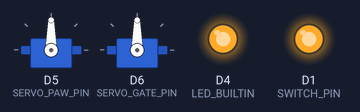
Simulated run of this sketch. Board: ESP8266 (NodeMCU). Shown: 2 × servo, output pins drawn as LEDs (lit = HIGH, except the on-board LED, lit = LOW). WiFi joins after 1.5 s; servers stay silent unless stated.

Above: at 4.1 s.
At 5.1 s:
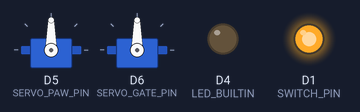
Timing chart, 0 to 6.6 s (numbered marks = the images above):
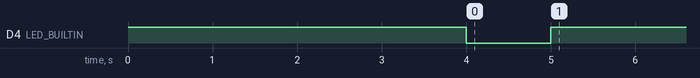

The sketch:

KaamBox.ino
```cpp
#include <Arduino.h>
#include <Servo.h>

#include <ESP8266WiFi.h>
#include <ESP8266HTTPClient.h>

// WiFi constants
const char *WIFI_SSID = "...";
const char *WIFI_PASSWORD = "...";
const int WIFI_RETRY_DELAY = 1000;

// Switch constants
const int SWITCH_PIN = D1;

// Servo constants
const int SERVO_PAW_PIN = D5;
const int SERVO_GATE_PIN = D6;
const int SERVO_MOVE_DELAY = 1000;

// Audio constants
const char *AUDIO_URL = "...";
const int AUDIO_BUFFER_SIZE = 2048;

// Servo globals
Servo servo_paw;
Servo servo_gate;

/**
 * Setup method called when a RESET signal is sent to the ESP.
 * Initialize components mode and default state and establish WiFi connection.
 */
void setup() {
  setup_led();
  setup_switch();
  setup_servo();

  reset();

  wifi_connect();
}

/**
 * Setup LED mode.
 */
void setup_led() {
  pinMode(LED_BUILTIN, OUTPUT);
}

/**
 * Setup switch mode.
 */
void setup_switch() {
  pinMode(SWITCH_PIN, INPUT);
  pinMode(SWITCH_PIN, OUTPUT);
}

/**
 * Attach each servo to its respective pin.
 */
void setup_servo() {
  servo_paw.attach(SERVO_PAW_PIN);
  servo_gate.attach(SERVO_GATE_PIN);
}

/**
 * Reset components to their default state.
 */
void reset() {
  reset_led();
  reset_switch();
  reset_servo();
}

/**
 * Reset LED state.
 */
void reset_led() {
  digitalWrite(LED_BUILTIN, HIGH);
}

/**
 * Reset switch state.
 */
void reset_switch() {
  digitalWrite(SWITCH_PIN, HIGH);
}

/**
 * Reset each servo state to their nominal position.
 */
void reset_servo() {
  servo_move(servo_paw, 0);
  servo_move(servo_gate, 0);
}

/**
 * Initialize the WiFi connection using the provided SSID and password.
 * This method call may hang forever waiting for the WiFi connection to be established.
 */
void wifi_connect() {
  WiFi.disconnect();
  WiFi.softAPdisconnect(true);
  WiFi.mode(WIFI_STA);

  WiFi.begin(WIFI_SSID, WIFI_PASSWORD);

  while(WiFi.status() != WL_CONNECTED) {
    delay(WIFI_RETRY_DELAY);
  }

  enable_led();
  delay(1000);
  disable_led();
}

/**
 * Make an HTTP request to the daemon to play a random sound.
 */
void audio_send_play_request() {
  HTTPClient http;

  http.begin(AUDIO_URL);
  http.GET();
  http.end();
}

/**
 * Enable the builtin LED.
 */
void enable_led() {
  digitalWrite(LED_BUILTIN, LOW);
}

/**
 * Disable the builtin LED.
 */
void disable_led() {
  digitalWrite(LED_BUILTIN, HIGH);
}

/**
 * Move the servo to the specified position in degrees.
 */
void servo_move(Servo servo, int new_position) {
  servo.write(new_position);
  delay(SERVO_MOVE_DELAY);
}

/**
 * Open the KaamBox gate.
 */
void open_gate() {
  servo_move(servo_gate, 65);
}

/**
 * Close the KaamBox gate.
 */
void close_gate() {
  servo_move(servo_gate, 0);
}

/**
 * Toggle down the KaamBox switch.
 */
void toggle_down_switch() {
  servo_move(servo_paw, 160);
  servo_move(servo_paw, 0);
}

/**
 * Perform all servo actions in order.
 */
void perform_actions() {
  open_gate();
  audio_send_play_request();
  toggle_down_switch();
  close_gate();
}

/**
 * Returns `true` if the switch is toggled; returns `false` otherwise.
 */
boolean is_switch_enabled() {
  int switch_state = digitalRead(SWITCH_PIN);
  return switch_state == LOW;
}

/**
 * Perform the required actions base on the KaamBox switch state.
 */
void compute_switch_state() {
  if(is_switch_enabled()) {
    enable_led();
    reset_servo();
    perform_actions();
  }
  else {
    disable_led();
  }
}

/**
 * ESP event loop.
 */
void loop() {
  compute_switch_state();
  delay(500);
}
```
